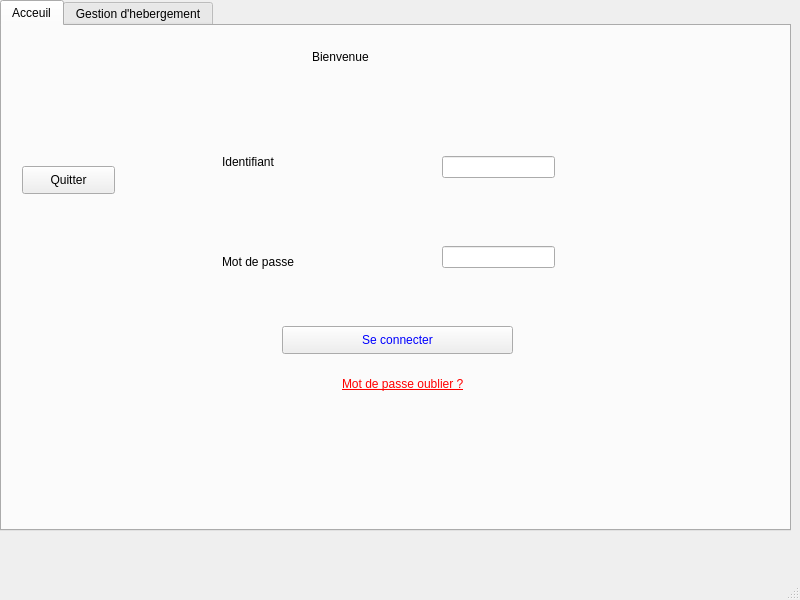
<?xml version="1.0" encoding="UTF-8"?>
<ui version="4.0">
 <class>MainWindow</class>
 <widget class="QMainWindow" name="MainWindow">
  <property name="geometry">
   <rect>
    <x>0</x>
    <y>0</y>
    <width>800</width>
    <height>600</height>
   </rect>
  </property>
  <property name="windowTitle">
   <string>MainWindow</string>
  </property>
  <widget class="QWidget" name="centralwidget">
   <widget class="QTabWidget" name="tabWidget">
    <property name="geometry">
     <rect>
      <x>0</x>
      <y>0</y>
      <width>791</width>
      <height>531</height>
     </rect>
    </property>
    <property name="currentIndex">
     <number>0</number>
    </property>
    <widget class="QWidget" name="tab">
     <attribute name="title">
      <string>Acceuil</string>
     </attribute>
     <widget class="QLabel" name="label">
      <property name="geometry">
       <rect>
        <x>110</x>
        <y>40</y>
        <width>671</width>
        <height>401</height>
       </rect>
      </property>
      <property name="text">
       <string/>
      </property>
      <property name="pixmap">
       <pixmap>../../../Downloads/fond.jpg</pixmap>
      </property>
     </widget>
     <widget class="QLabel" name="label_8">
      <property name="geometry">
       <rect>
        <x>310</x>
        <y>10</y>
        <width>251</width>
        <height>41</height>
       </rect>
      </property>
      <property name="styleSheet">
       <string notr="true">font: 75 20pt &quot;Segoe Print&quot;;
</string>
      </property>
      <property name="text">
       <string>Bienvenue</string>
      </property>
     </widget>
     <widget class="QLabel" name="label_9">
      <property name="geometry">
       <rect>
        <x>220</x>
        <y>120</y>
        <width>131</width>
        <height>31</height>
       </rect>
      </property>
      <property name="styleSheet">
       <string notr="true">font: 12pt &quot;MS Shell Dlg 2&quot;;</string>
      </property>
      <property name="text">
       <string>Identifiant</string>
      </property>
     </widget>
     <widget class="QLabel" name="label_10">
      <property name="geometry">
       <rect>
        <x>220</x>
        <y>220</y>
        <width>131</width>
        <height>31</height>
       </rect>
      </property>
      <property name="styleSheet">
       <string notr="true">font: 12pt &quot;MS Shell Dlg 2&quot;;</string>
      </property>
      <property name="text">
       <string>Mot de passe</string>
      </property>
     </widget>
     <widget class="QLineEdit" name="lineEdit">
      <property name="geometry">
       <rect>
        <x>440</x>
        <y>130</y>
        <width>113</width>
        <height>22</height>
       </rect>
      </property>
     </widget>
     <widget class="QLineEdit" name="lineEdit_2">
      <property name="geometry">
       <rect>
        <x>440</x>
        <y>220</y>
        <width>113</width>
        <height>22</height>
       </rect>
      </property>
     </widget>
     <widget class="QPushButton" name="pushButton">
      <property name="geometry">
       <rect>
        <x>280</x>
        <y>300</y>
        <width>231</width>
        <height>28</height>
       </rect>
      </property>
      <property name="styleSheet">
       <string notr="true">color: rgb(0, 0, 255);</string>
      </property>
      <property name="text">
       <string>Se connecter</string>
      </property>
     </widget>
     <widget class="QPushButton" name="pushButton_2">
      <property name="geometry">
       <rect>
        <x>20</x>
        <y>140</y>
        <width>93</width>
        <height>28</height>
       </rect>
      </property>
      <property name="text">
       <string>Quitter</string>
      </property>
     </widget>
     <widget class="QLabel" name="label_11">
      <property name="geometry">
       <rect>
        <x>340</x>
        <y>350</y>
        <width>141</width>
        <height>16</height>
       </rect>
      </property>
      <property name="styleSheet">
       <string notr="true">color: rgb(255, 0, 0);
font: 8pt &quot;MS Shell Dlg 2&quot;;
text-decoration: underline;</string>
      </property>
      <property name="text">
       <string>Mot de passe oublier ?</string>
      </property>
     </widget>
     <widget class="QLabel" name="label_12">
      <property name="geometry">
       <rect>
        <x>-120</x>
        <y>0</y>
        <width>341</width>
        <height>431</height>
       </rect>
      </property>
      <property name="text">
       <string/>
      </property>
      <property name="pixmap">
       <pixmap>../../okey25.png</pixmap>
      </property>
     </widget>
    </widget>
    <widget class="QWidget" name="tab_2">
     <attribute name="title">
      <string>Gestion d'hebergement</string>
     </attribute>
     <widget class="QTabWidget" name="tabWidget_2">
      <property name="geometry">
       <rect>
        <x>0</x>
        <y>0</y>
        <width>781</width>
        <height>501</height>
       </rect>
      </property>
      <property name="currentIndex">
       <number>0</number>
      </property>
      <widget class="QWidget" name="tab_4">
       <attribute name="title">
        <string>Ajoutter un hébergement</string>
       </attribute>
       <widget class="QLabel" name="label_3">
        <property name="geometry">
         <rect>
          <x>110</x>
          <y>40</y>
          <width>671</width>
          <height>401</height>
         </rect>
        </property>
        <property name="text">
         <string/>
        </property>
        <property name="pixmap">
         <pixmap>../../../Downloads/fond.jpg</pixmap>
        </property>
       </widget>
       <widget class="QLabel" name="label_13">
        <property name="geometry">
         <rect>
          <x>190</x>
          <y>90</y>
          <width>141</width>
          <height>20</height>
         </rect>
        </property>
        <property name="styleSheet">
         <string notr="true">font: 10pt &quot;MS Shell Dlg 2&quot;;</string>
        </property>
        <property name="text">
         <string>Nom</string>
        </property>
       </widget>
       <widget class="QLabel" name="label_14">
        <property name="geometry">
         <rect>
          <x>190</x>
          <y>160</y>
          <width>91</width>
          <height>20</height>
         </rect>
        </property>
        <property name="styleSheet">
         <string notr="true">font: 10pt &quot;MS Shell Dlg 2&quot;;</string>
        </property>
        <property name="text">
         <string>Adresse</string>
        </property>
       </widget>
       <widget class="QLabel" name="label_15">
        <property name="geometry">
         <rect>
          <x>190</x>
          <y>240</y>
          <width>141</width>
          <height>20</height>
         </rect>
        </property>
        <property name="styleSheet">
         <string notr="true">font: 10pt &quot;MS Shell Dlg 2&quot;;</string>
        </property>
        <property name="text">
         <string>Nombre d'étoiles</string>
        </property>
       </widget>
       <widget class="QLabel" name="label_16">
        <property name="geometry">
         <rect>
          <x>190</x>
          <y>300</y>
          <width>181</width>
          <height>20</height>
         </rect>
        </property>
        <property name="styleSheet">
         <string notr="true">font: 10pt &quot;MS Shell Dlg 2&quot;;</string>
        </property>
        <property name="text">
         <string>Nombre des chambres </string>
        </property>
       </widget>
       <widget class="QLabel" name="label_17">
        <property name="geometry">
         <rect>
          <x>190</x>
          <y>370</y>
          <width>91</width>
          <height>20</height>
         </rect>
        </property>
        <property name="styleSheet">
         <string notr="true">font: 10pt &quot;MS Shell Dlg 2&quot;;</string>
        </property>
        <property name="text">
         <string>Note</string>
        </property>
       </widget>
       <widget class="QLineEdit" name="lineEdit_3">
        <property name="geometry">
         <rect>
          <x>380</x>
          <y>90</y>
          <width>113</width>
          <height>22</height>
         </rect>
        </property>
       </widget>
       <widget class="QLineEdit" name="lineEdit_4">
        <property name="geometry">
         <rect>
          <x>380</x>
          <y>160</y>
          <width>113</width>
          <height>22</height>
         </rect>
        </property>
       </widget>
       <widget class="QLineEdit" name="lineEdit_5">
        <property name="geometry">
         <rect>
          <x>380</x>
          <y>240</y>
          <width>113</width>
          <height>22</height>
         </rect>
        </property>
       </widget>
       <widget class="QLineEdit" name="lineEdit_6">
        <property name="geometry">
         <rect>
          <x>380</x>
          <y>300</y>
          <width>113</width>
          <height>22</height>
         </rect>
        </property>
       </widget>
       <widget class="QLineEdit" name="lineEdit_7">
        <property name="geometry">
         <rect>
          <x>380</x>
          <y>370</y>
          <width>113</width>
          <height>22</height>
         </rect>
        </property>
       </widget>
       <widget class="QPushButton" name="pushButton_3">
        <property name="geometry">
         <rect>
          <x>520</x>
          <y>190</y>
          <width>93</width>
          <height>28</height>
         </rect>
        </property>
        <property name="text">
         <string>Ajouter</string>
        </property>
       </widget>
       <widget class="QPushButton" name="pushButton_4">
        <property name="geometry">
         <rect>
          <x>520</x>
          <y>260</y>
          <width>93</width>
          <height>28</height>
         </rect>
        </property>
        <property name="text">
         <string>Annuler</string>
        </property>
       </widget>
       <widget class="QPushButton" name="pushButton_5">
        <property name="geometry">
         <rect>
          <x>20</x>
          <y>140</y>
          <width>93</width>
          <height>28</height>
         </rect>
        </property>
        <property name="text">
         <string>Quitter</string>
        </property>
       </widget>
       <widget class="QLabel" name="label_31">
        <property name="geometry">
         <rect>
          <x>-120</x>
          <y>0</y>
          <width>341</width>
          <height>431</height>
         </rect>
        </property>
        <property name="text">
         <string/>
        </property>
        <property name="pixmap">
         <pixmap>../../okey25.png</pixmap>
        </property>
       </widget>
      </widget>
      <widget class="QWidget" name="tab_5">
       <attribute name="title">
        <string>Affichage</string>
       </attribute>
       <widget class="QLabel" name="label_4">
        <property name="geometry">
         <rect>
          <x>110</x>
          <y>40</y>
          <width>671</width>
          <height>401</height>
         </rect>
        </property>
        <property name="text">
         <string/>
        </property>
        <property name="pixmap">
         <pixmap>../../../Downloads/fond.jpg</pixmap>
        </property>
       </widget>
       <widget class="QLabel" name="label_18">
        <property name="geometry">
         <rect>
          <x>330</x>
          <y>10</y>
          <width>481</width>
          <height>31</height>
         </rect>
        </property>
        <property name="styleSheet">
         <string notr="true">font: 75 10pt &quot;Segoe Print&quot;;
background-color: rgb(255, 211, 49);</string>
        </property>
        <property name="text">
         <string>Hébergement</string>
        </property>
       </widget>
       <widget class="QLabel" name="label_19">
        <property name="geometry">
         <rect>
          <x>270</x>
          <y>180</y>
          <width>56</width>
          <height>21</height>
         </rect>
        </property>
        <property name="styleSheet">
         <string notr="true">font: 75 10pt &quot;MS Shell Dlg 2&quot;;</string>
        </property>
        <property name="text">
         <string>Nom</string>
        </property>
       </widget>
       <widget class="QLineEdit" name="lineEdit_8">
        <property name="geometry">
         <rect>
          <x>360</x>
          <y>180</y>
          <width>113</width>
          <height>22</height>
         </rect>
        </property>
       </widget>
       <widget class="QPushButton" name="pushButton_6">
        <property name="geometry">
         <rect>
          <x>530</x>
          <y>150</y>
          <width>93</width>
          <height>28</height>
         </rect>
        </property>
        <property name="text">
         <string>Rechecher</string>
        </property>
       </widget>
       <widget class="QPushButton" name="pushButton_7">
        <property name="geometry">
         <rect>
          <x>530</x>
          <y>220</y>
          <width>93</width>
          <height>28</height>
         </rect>
        </property>
        <property name="text">
         <string>Trier</string>
        </property>
       </widget>
       <widget class="QTableWidget" name="tableWidget">
        <property name="geometry">
         <rect>
          <x>2</x>
          <y>311</y>
          <width>771</width>
          <height>113</height>
         </rect>
        </property>
        <property name="autoScrollMargin">
         <number>16</number>
        </property>
        <attribute name="horizontalHeaderDefaultSectionSize">
         <number>160</number>
        </attribute>
        <column>
         <property name="text">
          <string>Nom</string>
         </property>
        </column>
        <column>
         <property name="text">
          <string>Adresse</string>
         </property>
        </column>
        <column>
         <property name="text">
          <string>Tel</string>
         </property>
        </column>
        <column>
         <property name="text">
          <string>Email</string>
         </property>
        </column>
        <column>
         <property name="text">
          <string>Nombre d'étoiles</string>
         </property>
        </column>
        <column>
         <property name="text">
          <string>Nombre des chambres</string>
         </property>
        </column>
       </widget>
       <widget class="QPushButton" name="pushButton_8">
        <property name="geometry">
         <rect>
          <x>470</x>
          <y>440</y>
          <width>93</width>
          <height>28</height>
         </rect>
        </property>
        <property name="text">
         <string>Supprimer</string>
        </property>
       </widget>
       <widget class="QPushButton" name="pushButton_9">
        <property name="geometry">
         <rect>
          <x>200</x>
          <y>440</y>
          <width>93</width>
          <height>28</height>
         </rect>
        </property>
        <property name="text">
         <string>Modifier</string>
        </property>
       </widget>
       <widget class="QLabel" name="label_32">
        <property name="geometry">
         <rect>
          <x>-120</x>
          <y>0</y>
          <width>341</width>
          <height>431</height>
         </rect>
        </property>
        <property name="text">
         <string/>
        </property>
        <property name="pixmap">
         <pixmap>../../okey25.png</pixmap>
        </property>
       </widget>
       <widget class="QPushButton" name="pushButton_21">
        <property name="geometry">
         <rect>
          <x>20</x>
          <y>140</y>
          <width>93</width>
          <height>28</height>
         </rect>
        </property>
        <property name="text">
         <string>Quitter</string>
        </property>
       </widget>
      </widget>
      <widget class="QWidget" name="tab_3">
       <attribute name="title">
        <string>Calendrier</string>
       </attribute>
       <widget class="QLabel" name="label_2">
        <property name="geometry">
         <rect>
          <x>110</x>
          <y>40</y>
          <width>671</width>
          <height>401</height>
         </rect>
        </property>
        <property name="text">
         <string/>
        </property>
        <property name="pixmap">
         <pixmap>../../../Downloads/fond.jpg</pixmap>
        </property>
       </widget>
       <widget class="QLabel" name="label_20">
        <property name="geometry">
         <rect>
          <x>330</x>
          <y>10</y>
          <width>481</width>
          <height>31</height>
         </rect>
        </property>
        <property name="styleSheet">
         <string notr="true">font: 75 10pt &quot;Segoe Print&quot;;
background-color: rgb(255, 211, 49);</string>
        </property>
        <property name="text">
         <string>Calendrier</string>
        </property>
       </widget>
       <widget class="QLabel" name="label_21">
        <property name="geometry">
         <rect>
          <x>210</x>
          <y>150</y>
          <width>121</width>
          <height>16</height>
         </rect>
        </property>
        <property name="styleSheet">
         <string notr="true">font: 75 10pt &quot;MS Shell Dlg 2&quot;;</string>
        </property>
        <property name="text">
         <string>Date d'arrivée</string>
        </property>
       </widget>
       <widget class="QLabel" name="label_22">
        <property name="geometry">
         <rect>
          <x>210</x>
          <y>220</y>
          <width>111</width>
          <height>16</height>
         </rect>
        </property>
        <property name="styleSheet">
         <string notr="true">font: 75 10pt &quot;MS Shell Dlg 2&quot;;</string>
        </property>
        <property name="text">
         <string>Date de départ</string>
        </property>
       </widget>
       <widget class="QPushButton" name="pushButton_10">
        <property name="geometry">
         <rect>
          <x>480</x>
          <y>180</y>
          <width>93</width>
          <height>28</height>
         </rect>
        </property>
        <property name="text">
         <string>Rechercher</string>
        </property>
       </widget>
       <widget class="QPushButton" name="pushButton_11">
        <property name="geometry">
         <rect>
          <x>610</x>
          <y>180</y>
          <width>93</width>
          <height>28</height>
         </rect>
        </property>
        <property name="text">
         <string>Trier</string>
        </property>
       </widget>
       <widget class="QTableWidget" name="tableWidget_2">
        <property name="geometry">
         <rect>
          <x>2</x>
          <y>331</y>
          <width>751</width>
          <height>121</height>
         </rect>
        </property>
        <property name="autoScrollMargin">
         <number>16</number>
        </property>
        <attribute name="horizontalHeaderDefaultSectionSize">
         <number>232</number>
        </attribute>
        <column>
         <property name="text">
          <string>Nom</string>
         </property>
        </column>
        <column>
         <property name="text">
          <string>Adresse</string>
         </property>
        </column>
        <column>
         <property name="text">
          <string>Tel</string>
         </property>
        </column>
        <column>
         <property name="text">
          <string>Email</string>
         </property>
        </column>
        <column>
         <property name="text">
          <string>Nombre d'étoiles</string>
         </property>
        </column>
        <column>
         <property name="text">
          <string>Disponibilité</string>
         </property>
        </column>
        <column>
         <property name="text">
          <string>Nombre des chambres disponible</string>
         </property>
        </column>
       </widget>
       <widget class="QPushButton" name="pushButton_12">
        <property name="geometry">
         <rect>
          <x>20</x>
          <y>140</y>
          <width>93</width>
          <height>28</height>
         </rect>
        </property>
        <property name="text">
         <string>Quitter</string>
        </property>
       </widget>
       <widget class="QDateEdit" name="dateEdit">
        <property name="geometry">
         <rect>
          <x>340</x>
          <y>150</y>
          <width>110</width>
          <height>22</height>
         </rect>
        </property>
        <property name="dateTime">
         <datetime>
          <hour>0</hour>
          <minute>0</minute>
          <second>0</second>
          <year>2021</year>
          <month>11</month>
          <day>2</day>
         </datetime>
        </property>
       </widget>
       <widget class="QDateEdit" name="dateEdit_2">
        <property name="geometry">
         <rect>
          <x>340</x>
          <y>220</y>
          <width>110</width>
          <height>22</height>
         </rect>
        </property>
        <property name="dateTime">
         <datetime>
          <hour>0</hour>
          <minute>0</minute>
          <second>0</second>
          <year>2021</year>
          <month>11</month>
          <day>3</day>
         </datetime>
        </property>
       </widget>
       <widget class="QLabel" name="label_33">
        <property name="geometry">
         <rect>
          <x>-120</x>
          <y>0</y>
          <width>341</width>
          <height>431</height>
         </rect>
        </property>
        <property name="text">
         <string/>
        </property>
        <property name="pixmap">
         <pixmap>../../okey25.png</pixmap>
        </property>
       </widget>
      </widget>
      <widget class="QWidget" name="tab_6">
       <attribute name="title">
        <string>Map</string>
       </attribute>
       <widget class="QLabel" name="label_5">
        <property name="geometry">
         <rect>
          <x>110</x>
          <y>40</y>
          <width>671</width>
          <height>401</height>
         </rect>
        </property>
        <property name="text">
         <string/>
        </property>
        <property name="pixmap">
         <pixmap>../../../Downloads/fond.jpg</pixmap>
        </property>
       </widget>
       <widget class="QLabel" name="label_23">
        <property name="geometry">
         <rect>
          <x>330</x>
          <y>10</y>
          <width>481</width>
          <height>31</height>
         </rect>
        </property>
        <property name="styleSheet">
         <string notr="true">font: 75 10pt &quot;Segoe Print&quot;;
background-color: rgb(255, 211, 49);</string>
        </property>
        <property name="text">
         <string>Map</string>
        </property>
       </widget>
       <widget class="QLabel" name="label_24">
        <property name="geometry">
         <rect>
          <x>250</x>
          <y>165</y>
          <width>56</width>
          <height>31</height>
         </rect>
        </property>
        <property name="styleSheet">
         <string notr="true">font: 75 10pt &quot;MS Shell Dlg 2&quot;;</string>
        </property>
        <property name="text">
         <string>Ville</string>
        </property>
       </widget>
       <widget class="QLineEdit" name="lineEdit_9">
        <property name="geometry">
         <rect>
          <x>330</x>
          <y>170</y>
          <width>113</width>
          <height>22</height>
         </rect>
        </property>
       </widget>
       <widget class="QPushButton" name="pushButton_13">
        <property name="geometry">
         <rect>
          <x>500</x>
          <y>140</y>
          <width>93</width>
          <height>28</height>
         </rect>
        </property>
        <property name="text">
         <string>Rechercher</string>
        </property>
       </widget>
       <widget class="QPushButton" name="pushButton_14">
        <property name="geometry">
         <rect>
          <x>500</x>
          <y>210</y>
          <width>93</width>
          <height>28</height>
         </rect>
        </property>
        <property name="text">
         <string>Trier</string>
        </property>
       </widget>
       <widget class="QTableWidget" name="tableWidget_3">
        <property name="geometry">
         <rect>
          <x>2</x>
          <y>331</y>
          <width>761</width>
          <height>111</height>
         </rect>
        </property>
        <attribute name="horizontalHeaderDefaultSectionSize">
         <number>225</number>
        </attribute>
        <column>
         <property name="text">
          <string>Nom</string>
         </property>
        </column>
        <column>
         <property name="text">
          <string>Adresse</string>
         </property>
        </column>
        <column>
         <property name="text">
          <string>Tel</string>
         </property>
        </column>
        <column>
         <property name="text">
          <string>Email</string>
         </property>
        </column>
        <column>
         <property name="text">
          <string>Nom d'étoiles</string>
         </property>
        </column>
        <column>
         <property name="text">
          <string>Nombre des chambre disponible</string>
         </property>
        </column>
       </widget>
       <widget class="QPushButton" name="pushButton_15">
        <property name="geometry">
         <rect>
          <x>20</x>
          <y>140</y>
          <width>93</width>
          <height>28</height>
         </rect>
        </property>
        <property name="text">
         <string>Quitter</string>
        </property>
       </widget>
       <widget class="QLabel" name="label_34">
        <property name="geometry">
         <rect>
          <x>-120</x>
          <y>0</y>
          <width>341</width>
          <height>431</height>
         </rect>
        </property>
        <property name="text">
         <string/>
        </property>
        <property name="pixmap">
         <pixmap>../../okey25.png</pixmap>
        </property>
       </widget>
      </widget>
      <widget class="QWidget" name="tab_7">
       <attribute name="title">
        <string>Paiement</string>
       </attribute>
       <widget class="QLabel" name="label_6">
        <property name="geometry">
         <rect>
          <x>110</x>
          <y>40</y>
          <width>671</width>
          <height>401</height>
         </rect>
        </property>
        <property name="text">
         <string/>
        </property>
        <property name="pixmap">
         <pixmap>../../../Downloads/fond.jpg</pixmap>
        </property>
       </widget>
       <widget class="QLabel" name="label_25">
        <property name="geometry">
         <rect>
          <x>330</x>
          <y>10</y>
          <width>481</width>
          <height>31</height>
         </rect>
        </property>
        <property name="styleSheet">
         <string notr="true">font: 75 10pt &quot;Segoe Print&quot;;
background-color: rgb(255, 211, 49);</string>
        </property>
        <property name="text">
         <string>Paiement</string>
        </property>
       </widget>
       <widget class="QLabel" name="label_26">
        <property name="geometry">
         <rect>
          <x>210</x>
          <y>150</y>
          <width>81</width>
          <height>20</height>
         </rect>
        </property>
        <property name="styleSheet">
         <string notr="true">font: 75 10pt &quot;MS Shell Dlg 2&quot;;</string>
        </property>
        <property name="text">
         <string>Nom</string>
        </property>
       </widget>
       <widget class="QLabel" name="label_27">
        <property name="geometry">
         <rect>
          <x>210</x>
          <y>210</y>
          <width>261</width>
          <height>20</height>
         </rect>
        </property>
        <property name="styleSheet">
         <string notr="true">font: 75 10pt &quot;MS Shell Dlg 2&quot;;</string>
        </property>
        <property name="text">
         <string>Nombre des chambre a réserver</string>
        </property>
       </widget>
       <widget class="QLabel" name="label_28">
        <property name="geometry">
         <rect>
          <x>210</x>
          <y>280</y>
          <width>161</width>
          <height>20</height>
         </rect>
        </property>
        <property name="styleSheet">
         <string notr="true">font: 75 10pt &quot;MS Shell Dlg 2&quot;;</string>
        </property>
        <property name="text">
         <string>Nombre des nuitées</string>
        </property>
       </widget>
       <widget class="QLineEdit" name="lineEdit_10">
        <property name="geometry">
         <rect>
          <x>460</x>
          <y>140</y>
          <width>113</width>
          <height>22</height>
         </rect>
        </property>
       </widget>
       <widget class="QLineEdit" name="lineEdit_11">
        <property name="geometry">
         <rect>
          <x>460</x>
          <y>210</y>
          <width>113</width>
          <height>22</height>
         </rect>
        </property>
       </widget>
       <widget class="QLineEdit" name="lineEdit_12">
        <property name="geometry">
         <rect>
          <x>460</x>
          <y>280</y>
          <width>113</width>
          <height>22</height>
         </rect>
        </property>
       </widget>
       <widget class="QPushButton" name="pushButton_16">
        <property name="geometry">
         <rect>
          <x>630</x>
          <y>200</y>
          <width>93</width>
          <height>28</height>
         </rect>
        </property>
        <property name="text">
         <string>Réserver</string>
        </property>
       </widget>
       <widget class="QPushButton" name="pushButton_17">
        <property name="geometry">
         <rect>
          <x>20</x>
          <y>140</y>
          <width>93</width>
          <height>28</height>
         </rect>
        </property>
        <property name="text">
         <string>Quiter</string>
        </property>
       </widget>
       <widget class="QTableWidget" name="tableWidget_4">
        <property name="geometry">
         <rect>
          <x>170</x>
          <y>331</y>
          <width>502</width>
          <height>111</height>
         </rect>
        </property>
        <column>
         <property name="text">
          <string>Nom</string>
         </property>
        </column>
        <column>
         <property name="text">
          <string>Nombre des chambres</string>
         </property>
        </column>
        <column>
         <property name="text">
          <string>Nombre des nuitées</string>
         </property>
        </column>
        <column>
         <property name="text">
          <string>Paiement</string>
         </property>
        </column>
        <column>
         <property name="text">
          <string>Avance</string>
         </property>
        </column>
       </widget>
       <widget class="QLabel" name="label_35">
        <property name="geometry">
         <rect>
          <x>-120</x>
          <y>0</y>
          <width>341</width>
          <height>431</height>
         </rect>
        </property>
        <property name="text">
         <string/>
        </property>
        <property name="pixmap">
         <pixmap>../../okey25.png</pixmap>
        </property>
       </widget>
      </widget>
      <widget class="QWidget" name="tab_8">
       <attribute name="title">
        <string>Statistique</string>
       </attribute>
       <widget class="QLabel" name="label_7">
        <property name="geometry">
         <rect>
          <x>110</x>
          <y>40</y>
          <width>671</width>
          <height>401</height>
         </rect>
        </property>
        <property name="text">
         <string/>
        </property>
        <property name="pixmap">
         <pixmap>../../../Downloads/fond.jpg</pixmap>
        </property>
       </widget>
       <widget class="QPushButton" name="pushButton_18">
        <property name="geometry">
         <rect>
          <x>20</x>
          <y>140</y>
          <width>93</width>
          <height>28</height>
         </rect>
        </property>
        <property name="text">
         <string>Quiter</string>
        </property>
       </widget>
       <widget class="QPushButton" name="pushButton_19">
        <property name="geometry">
         <rect>
          <x>530</x>
          <y>130</y>
          <width>93</width>
          <height>28</height>
         </rect>
        </property>
        <property name="text">
         <string>Rechercher</string>
        </property>
       </widget>
       <widget class="QPushButton" name="pushButton_20">
        <property name="geometry">
         <rect>
          <x>530</x>
          <y>200</y>
          <width>93</width>
          <height>28</height>
         </rect>
        </property>
        <property name="text">
         <string>Trier</string>
        </property>
       </widget>
       <widget class="QLabel" name="label_29">
        <property name="geometry">
         <rect>
          <x>330</x>
          <y>10</y>
          <width>481</width>
          <height>31</height>
         </rect>
        </property>
        <property name="styleSheet">
         <string notr="true">font: 75 10pt &quot;Segoe Print&quot;;
background-color: rgb(255, 211, 49);</string>
        </property>
        <property name="text">
         <string>Statistique</string>
        </property>
       </widget>
       <widget class="QLabel" name="label_30">
        <property name="geometry">
         <rect>
          <x>180</x>
          <y>160</y>
          <width>161</width>
          <height>21</height>
         </rect>
        </property>
        <property name="styleSheet">
         <string notr="true">font: 75 10pt &quot;MS Shell Dlg 2&quot;;</string>
        </property>
        <property name="text">
         <string>Nom d'hébergement</string>
        </property>
       </widget>
       <widget class="QLineEdit" name="lineEdit_13">
        <property name="geometry">
         <rect>
          <x>350</x>
          <y>160</y>
          <width>113</width>
          <height>22</height>
         </rect>
        </property>
       </widget>
       <widget class="QTableWidget" name="tableWidget_5">
        <property name="geometry">
         <rect>
          <x>50</x>
          <y>331</y>
          <width>692</width>
          <height>131</height>
         </rect>
        </property>
        <attribute name="horizontalHeaderDefaultSectionSize">
         <number>230</number>
        </attribute>
        <column>
         <property name="text">
          <string>Nom</string>
         </property>
        </column>
        <column>
         <property name="text">
          <string>Nombre des chambres</string>
         </property>
        </column>
        <column>
         <property name="text">
          <string>Nombre des chambres reservées</string>
         </property>
        </column>
       </widget>
       <widget class="QLabel" name="label_36">
        <property name="geometry">
         <rect>
          <x>-120</x>
          <y>0</y>
          <width>341</width>
          <height>431</height>
         </rect>
        </property>
        <property name="text">
         <string/>
        </property>
        <property name="pixmap">
         <pixmap>../../okey25.png</pixmap>
        </property>
       </widget>
      </widget>
     </widget>
    </widget>
   </widget>
  </widget>
  <widget class="QMenuBar" name="menubar">
   <property name="geometry">
    <rect>
     <x>0</x>
     <y>0</y>
     <width>800</width>
     <height>26</height>
    </rect>
   </property>
  </widget>
  <widget class="QStatusBar" name="statusbar"/>
 </widget>
 <resources/>
 <connections/>
</ui>
